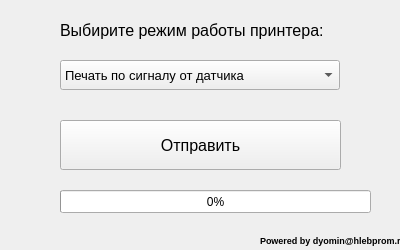
<?xml version="1.0" encoding="UTF-8"?>
<ui version="4.0">
 <class>MainWindow</class>
 <widget class="QMainWindow" name="MainWindow">
  <property name="enabled">
   <bool>true</bool>
  </property>
  <property name="geometry">
   <rect>
    <x>0</x>
    <y>0</y>
    <width>400</width>
    <height>250</height>
   </rect>
  </property>
  <property name="windowTitle">
   <string>Управление режимом SATO v.1.0</string>
  </property>
  <widget class="QWidget" name="centralwidget">
   <widget class="QLabel" name="label">
    <property name="geometry">
     <rect>
      <x>60</x>
      <y>20</y>
      <width>281</width>
      <height>21</height>
     </rect>
    </property>
    <property name="font">
     <font>
      <pointsize>12</pointsize>
     </font>
    </property>
    <property name="text">
     <string>Выбирите режим работы принтера:</string>
    </property>
   </widget>
   <widget class="QComboBox" name="comboBox">
    <property name="geometry">
     <rect>
      <x>60</x>
      <y>60</y>
      <width>280</width>
      <height>30</height>
     </rect>
    </property>
    <property name="font">
     <font>
      <pointsize>10</pointsize>
     </font>
    </property>
    <property name="currentText">
     <string>Печать по сигналу от датчика</string>
    </property>
    <item>
     <property name="text">
      <string>Печать по сигналу от датчика</string>
     </property>
    </item>
    <item>
     <property name="text">
      <string>Непрерывная печать</string>
     </property>
    </item>
   </widget>
   <widget class="QPushButton" name="pushButton">
    <property name="geometry">
     <rect>
      <x>60</x>
      <y>120</y>
      <width>281</width>
      <height>50</height>
     </rect>
    </property>
    <property name="font">
     <font>
      <pointsize>12</pointsize>
     </font>
    </property>
    <property name="text">
     <string>Отправить</string>
    </property>
   </widget>
   <widget class="QLabel" name="label_2">
    <property name="geometry">
     <rect>
      <x>260</x>
      <y>230</y>
      <width>141</width>
      <height>20</height>
     </rect>
    </property>
    <property name="font">
     <font>
      <pointsize>7</pointsize>
      <weight>75</weight>
      <bold>true</bold>
     </font>
    </property>
    <property name="autoFillBackground">
     <bool>true</bool>
    </property>
    <property name="text">
     <string notr="true">Powered by dyomin@hlebprom.ru</string>
    </property>
    <property name="scaledContents">
     <bool>false</bool>
    </property>
   </widget>
   <widget class="QProgressBar" name="progressBar">
    <property name="geometry">
     <rect>
      <x>60</x>
      <y>190</y>
      <width>311</width>
      <height>23</height>
     </rect>
    </property>
    <property name="value">
     <number>0</number>
    </property>
   </widget>
  </widget>
 </widget>
 <resources/>
 <connections>
  <connection>
   <sender>comboBox</sender>
   <signal>currentIndexChanged(int)</signal>
   <receiver>comboBox</receiver>
   <slot>setCurrentIndex(int)</slot>
   <hints>
    <hint type="sourcelabel">
     <x>195</x>
     <y>85</y>
    </hint>
    <hint type="destinationlabel">
     <x>195</x>
     <y>85</y>
    </hint>
   </hints>
  </connection>
 </connections>
</ui>
